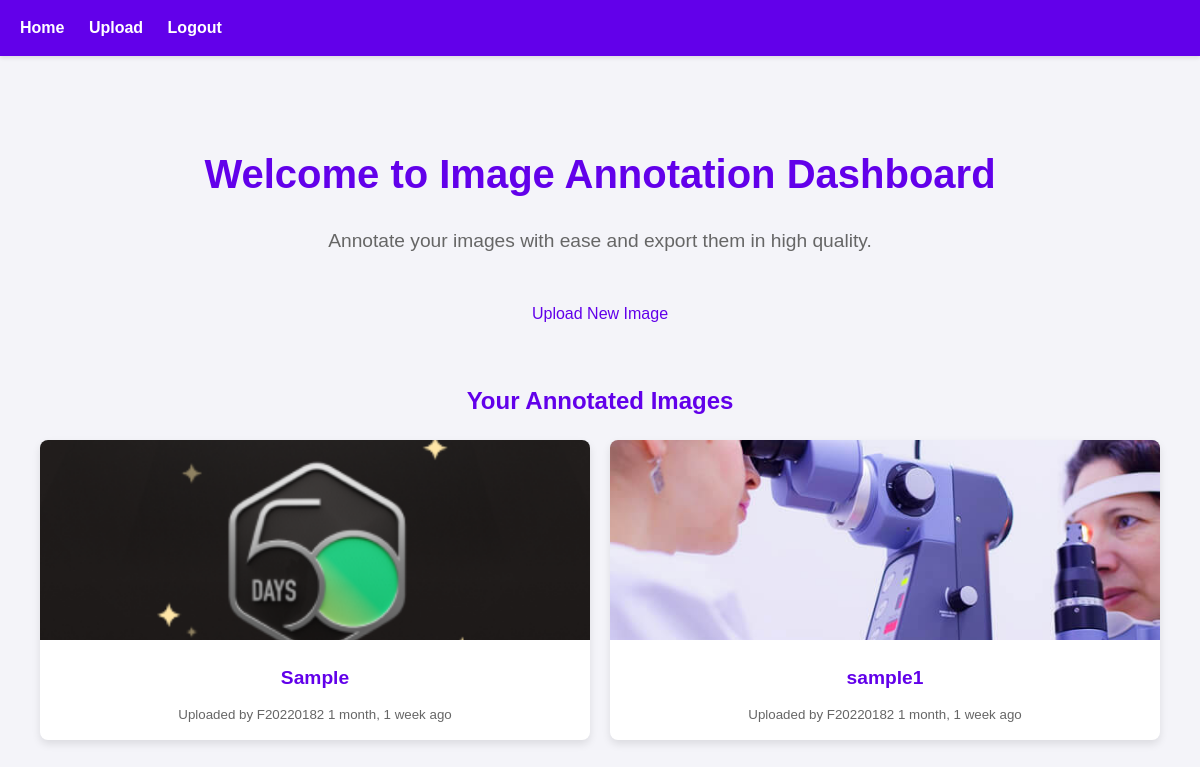
The app's page / (signed in), older data.
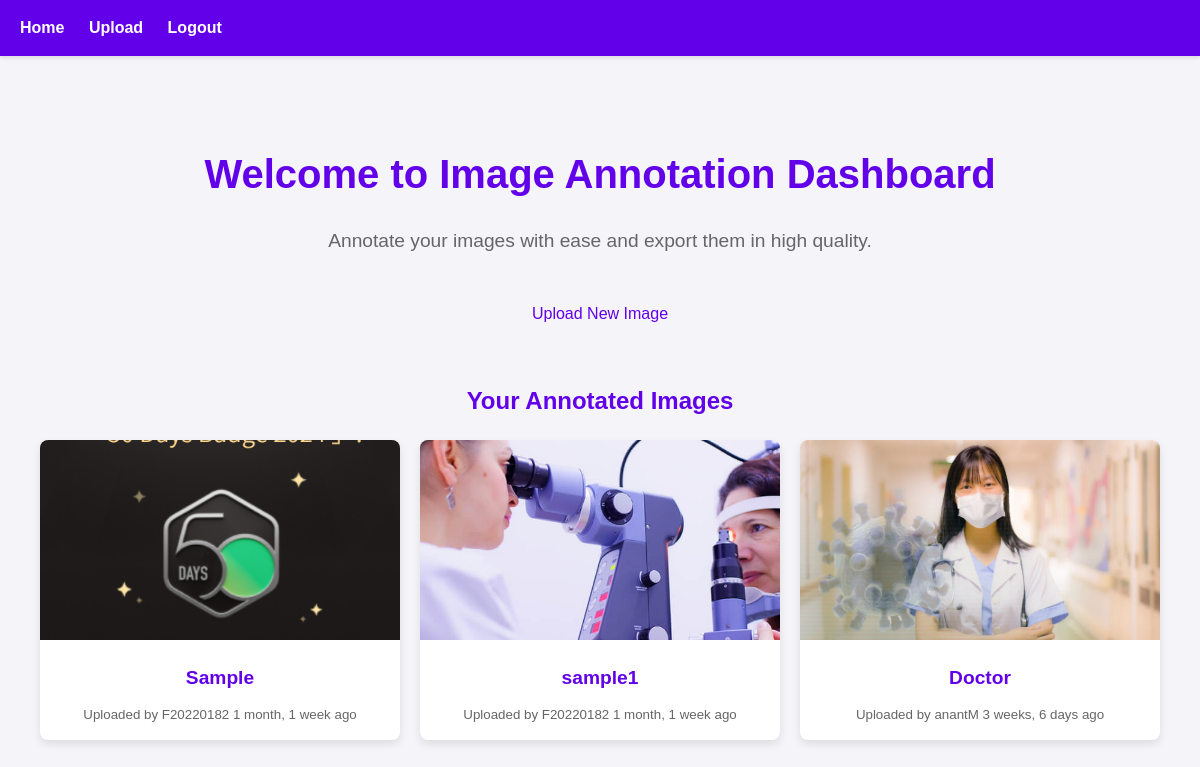
The same page, newer data.
### annotate/models.py (models this page shows, shortened)
class AnnotatedImage(models.Model):
    user = models.ForeignKey(User, on_delete=models.CASCADE)
    title = models.CharField(max_length=100)
    original_image = models.ImageField(upload_to='uploads/')
    annotations = models.JSONField(blank=True, null=True)
    created_at = models.DateTimeField(auto_now_add=True)

### annotate/views.py (the view)
# urls.py: path('', views.home, name='home'),
@login_required
def home(request):
    images = AnnotatedImage.objects.all()
    return render(request, 'annotate/home.html', {'images': images})

### annotate/templates/annotate/home.html
{% extends 'annotate/base.html' %}
{% block content %}
<div class="dashboard">
    <h1 class="text-center">Welcome to Image Annotation Dashboard</h1>
    <p class="text-center">Annotate your images with ease and export them in high quality.</p>
    {% if user.is_authenticated %}
        <div class="dashboard-actions">
            <a href="{% url 'upload_image' %}" class="button">Upload New Image</a>
        </div>
    {% else %}
        <div class="dashboard-actions">
            <a href="{% url 'login' %}" class="button">Login to Get Started</a>
            <a href="{% url 'register' %}" class="button">Register</a>
        </div>
    {% endif %}
    <h2 class="mt-20">Your Annotated Images</h2>
    {% if images %}
        <div class="image-grid">
            {% for image in images %}
            <div class="image-card">
                <a href="{% url 'annotate_image' image.pk %}">
                    <img src="{{ image.original_image.url }}" alt="{{ image.title }}">
                    <h3>{{ image.title }}</h3>
                    <small>Uploaded by {{ image.user.username }} {{ image.created_at|timesince }} ago</small>
                </a>
            </div>
            {% endfor %}
        </div>
    {% else %}
        <p class="text-center">No images uploaded yet.</p>
    {% endif %}
</div>
{% endblock %}

### annotate/templates/annotate/base.html (shortened to what this page needs)
<!DOCTYPE html>
<html>
<head>
</head>
<body>
    <nav>
        <a href="{% url 'home' %}">Home</a>
        {% if user.is_authenticated %}
            <a href="{% url 'upload_image' %}">Upload</a>
            <a href="{% url 'logout' %}">Logout</a>
        {% else %}
            <a href="{% url 'register' %}">Register</a>
        {% endif %}
    </nav>
    <main>
        {% block content %}{% endblock %}
    </main>
</body>
</html>

### annotate/templates/annotate/base.html (style rules this page uses)
body { font-family: 'Arial', sans-serif; margin: 0; padding: 0; background-color: #f4f4f9; color: #333; line-height: 1.6; }
a { color: #6200ea; text-decoration: none; }
nav { background-color: #6200ea; padding: 15px 20px; color: white; box-shadow: 0 2px 4px rgba(0, 0, 0, 0.1); }
nav a { color: white; margin-right: 20px; font-weight: bold; }
main { padding: 20px; max-width: 1200px; margin: 0 auto; }
h1, h2, h3 { color: #6200ea; margin-bottom: 20px; }
.text-center { text-align: center; }
.mt-20 { margin-top: 20px; }
.dashboard { text-align: center; padding: 40px 20px; }
.dashboard h1 { font-size: 2.5rem; color: #6200ea; margin-bottom: 10px; }
.dashboard p { font-size: 1.2rem; color: #666; margin-bottom: 30px; }
.dashboard-actions { display: flex; justify-content: center; gap: 15px; margin-bottom: 40px; }
.dashboard-actions .button { padding: 15px 30px; font-size: 1rem; }
.image-grid { display: grid; grid-template-columns: repeat(auto-fit, minmax(250px, 1fr)); gap: 20px; margin-top: 20px; }
.image-card { background-color: white; border-radius: 8px; box-shadow: 0 4px 8px rgba(0, 0, 0, 0.1); overflow: hidden; transition: transform 0.3s ease; }
.image-card img { width: 100%; height: 200px; object-fit: cover; }
.image-card h3 { font-size: 1.2rem; color: #6200ea; margin: 15px 0 10px; }
.image-card small { display: block; color: #666; margin-bottom: 15px; }

Row changes from the older to the newer data that the page shows:
added AnnotatedImage: original_image (picture), title "Doctor", user.username "anantM", created_at "3 weeks, 6 days"
